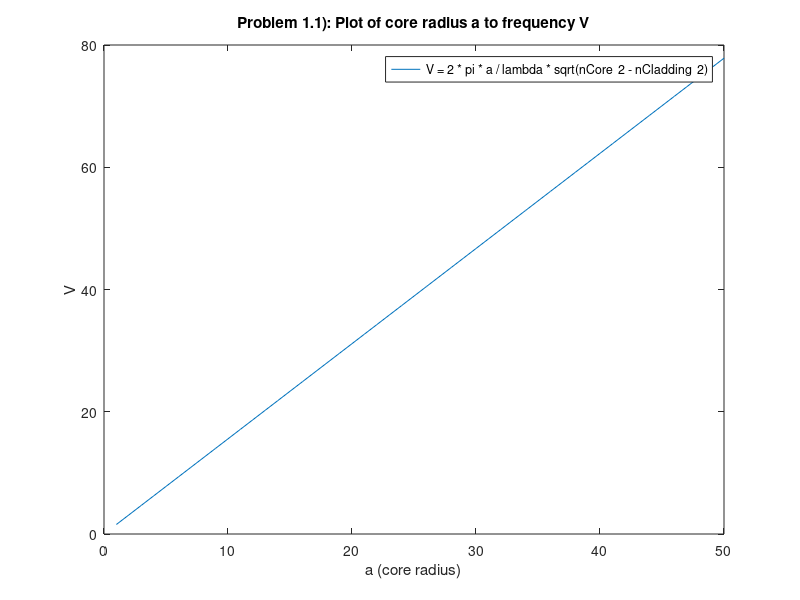
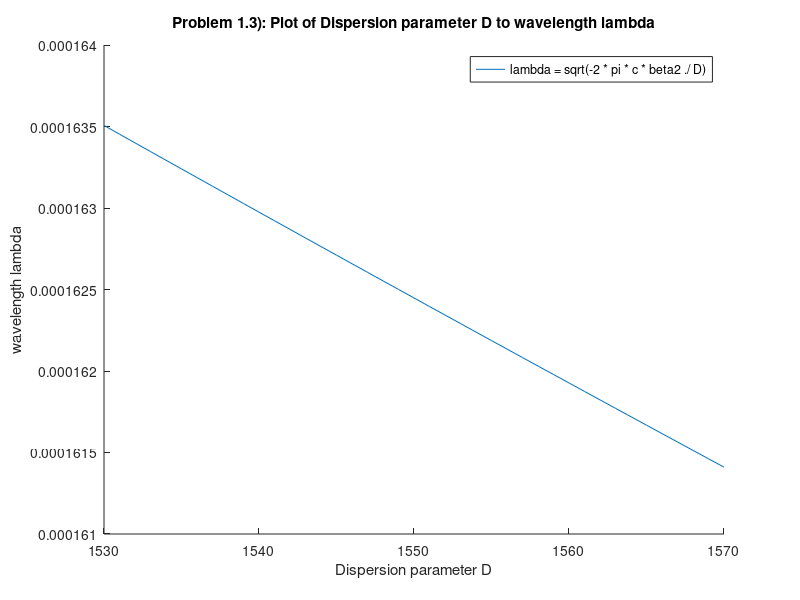
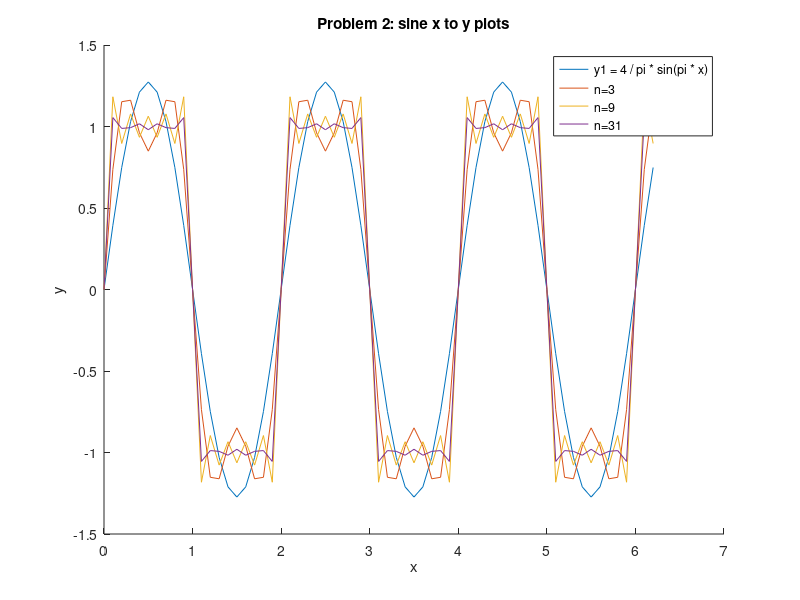
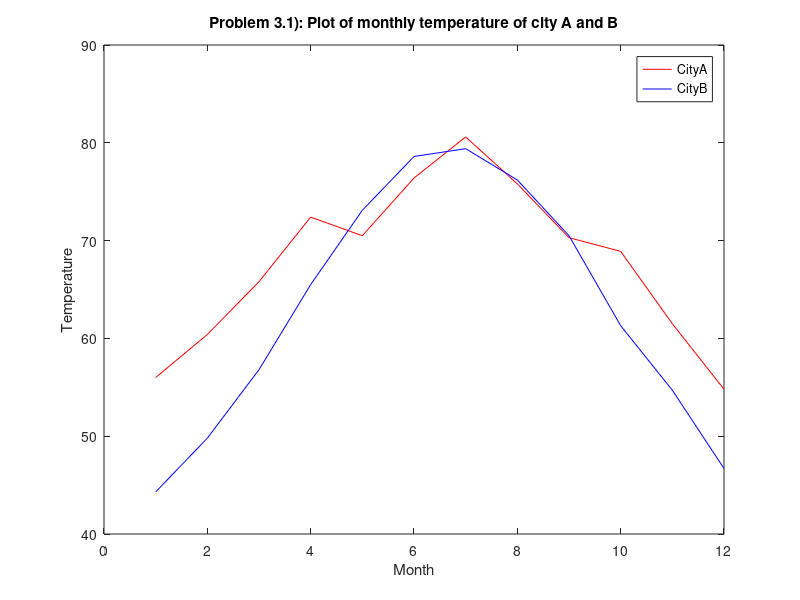

MATLAB code to generate these figures, in order: (Note: this script raises an error after producing the figures.)
%	Academic License

% Engineering 006 Homework
%
% These programs, solves the 4 problems in homework 2 prompt.
% 
% Eng 6, Spring 2016
% Name: <Chengeng Xiao>
% Student ID: <913186040>
% Lab Section: <A07>
%% Problem 1:
% Problem 1.1
a1 = 1:1:50;
lambda1 = 1550 / 1000; %  ? in ?m
nCore1 = 1.5; % record nCore1
nCladding1 = 1.45; % record nCladding1
V1 = 2 * pi * a1 / lambda1 * sqrt(nCore1 ^ 2 - nCladding1 ^ 2); % Calculate V
figure(1); % Initialize figure 1
plot(a1, V1); % Draw plot
hold on; % hold the figure
title('Problem 1.1): Plot of core radius a to frequency V'); % set title
legend('V = 2 * pi * a / lambda * sqrt(nCore ^ 2 - nCladding ^ 2)'); % set legend
xlabel('a (core radius)'); % set x-axis
ylabel('V'); % set y-axis

% Problem 1.2
a2 = 2.405 / 2 / pi * lambda1 / sqrt(nCore1 ^ 2 - nCladding1 ^ 2); % Calcuate alpha2
fprintf('Problem 1.2):\n'); % Print with format
fprintf('The permissible radius design parameter for a single mode to propagate through such a fiber is %f.\n', a2); % Print with format

% Problem 1.3
beta2 = - 21.7 / 10 ^ 12; % Change ?2 into ps^2 / nm
c1 = 3 * 10 ^ 5; % Speed of wave
D1 = 1530:1:1570; % Dispersion parameter
lambda2 = sqrt(-2 * pi * c1 * beta2 ./ D1); % Calculate ?
figure(2) % Initialize figure 2
hold on; % hold the figure 
plot(D1, lambda2); % Draw plot
title('Problem 1.3): Plot of Dispersion parameter D to wavelength lambda'); % set title
legend('lambda = sqrt(-2 * pi * c * beta2 ./ D)'); % set legend
xlabel('Dispersion parameter D'); % set x-axis
ylabel('wavelength lambda'); % set y-axis
%% Problem 2:
% Problem 2.1
x1 = 0:0.1:2 * pi; % set list x1
y1 = 4 / pi * sin(pi * x1); % Calculate y1
sum = y1; % add y1 to sum
figure(3) % Initialize figure 3
hold on; % hold the figure 
plot(x1, sum); % Draw plot
title ('Problem 2: sine x to y plots'); % set title
legend ('y1 = 4 / pi * sin(pi * x)'); % set legend
xlabel ('x'); % set x-axis
ylabel ('y'); % set x-axis
ax1 = subplot(1,1,1); % set subplot
hold(ax1,'on'); % hold the subplot 

% Problem 2.2
x2 = 0:0.1:2 * pi; % set list x2
y2 = 4 / 3 / pi * sin(3 * pi * x2); % Calculate y2
sum = sum + y2; % add y2 to sum
plot(ax1, x2, sum); % Draw subplot
legend ({'y1 = 4 / pi * sin(pi * x)';'n=3'}); % set legend
hold(ax1,'on'); % hold subplot

% Problem 2.3
x3 = 0:0.1:2 * pi; % set list x3
y3 = 4 / 5 / pi * sin(5 * pi * x3) + 4 / 7 / pi * sin(7 * pi * x3) + 4 / 9 / pi * sin(9 * pi * x3); % Calculate y3
sum = sum + y3; % add y3 to sum
plot(ax1, x3, sum); % Draw subplot
legend ({'y1 = 4 / pi * sin(pi * x)';'n=3';'n=9'}); % set legend
hold(ax1,'on'); % hold subplot

% Problem 2.4
x4 = 0:0.1:2 * pi; % set list x4
y4 = 4 / 11 / pi * sin(11 * pi * x4) + 4 / 13 / pi * sin(13 * pi * x4) + 4 / 15 / pi * sin(15 * pi * x4) + 4 / 17 / pi * sin(17 * pi * x4) + 4 / 19 / pi * sin(19 * pi * x4) + 4 / 21 / pi * sin(21 * pi * x4) + 4 / 23 / pi * sin(23 * pi * x4) + 4 / 25 / pi * sin(25 * pi * x4) + 4 / 27 / pi * sin(27 * pi * x4) + 4 / 29 / pi * sin(29 * pi * x4) + 4 / 31 / pi * sin(31 * pi * x4); % Calculate y4
sum = sum + y4; % add y4 to sum
plot(ax1, x4, sum); % Draw subplot
legend ({'y1 = 4 / pi * sin(pi * x)';'n=3';'n=9';'n=31'}); % set legend
hold on; % hold the figure 
%% Problem 3
% Problem 3.1
temperatureCityA = [56.0, 60.4, 65.8, 72.4, 70.5, 76.4, 80.6, 75.8, 70.3, 68.9, 61.5, 54.8]; % Save temperature of city A in an array
temperatureCityB = [44.3, 49.8, 56.8, 65.5, 73.1, 78.6, 79.4, 76.2, 70.5, 61.3, 54.7, 46.7]; % Save temperature of city B in an array
month = 1:1:12; % set month
figure(4); % Initialize figure 4
plot(month, temperatureCityA, 'r', month, temperatureCityB, 'b'); % Draw plot
title('Problem 3.1): Plot of monthly temperature of city A and B'); % set title
legend ('CityA', 'CityB'); % set legend
xlabel ('Month'); % set x-axis
ylabel ('Temperature'); % set y-axis

% Problem 3.2
fprintf('Problem 3.2:\nThe hottest month in CityA is July, the temperature is 80.6.\n');

logicHotterB = temperatureCityA < temperatureCityB; % Find the months have higher temperature in CityB in comparision to CityA
hotterMonthsB = find(logicHotterB == 1); % Show the months with higher temperature in CityB
fprintf('logicHotterB:\n'); % Print with format
disp = logicHotterB; % Display logicHotterB
fprintf('The months have higher temperature in CityB in comparision to CityA.\n'); % Print with format
disp(hotterMonthsB) % Display hotterMonthsB

% Problem 3.3
tempDiff = CityBTemp - CityATemp; % Calculate the monthly temperature difference
leastDiff = min(abs(tempDiff)); % Find the minimun absolute difference
leastMonth = find(leastDiff == tempDiff); % Find the month of least difference
fprintf('Problem 3.3:\n'); % Print with format
fprintf('The month shows the least temperature difference is %d and the temperature difference is %f\n', leastMonth, leastDiff); % Print with format
%% Problem 4
% Problem 4.a
is = inputdlg('Please enter the scores'); % Get the input string
rawScores = str2float(is{:}); % Convert input string numbers in to a numeric array 
highestScore = max(rawScores); % Find the highest score
normScores = rawScores / highestScore * 100; % Normalize these scores and put it in a new row array
os = sprintf('Problem 4.a:\nThe raw scores are:\n'); % Overload output string into os
disp(os); % Display the output
disp(rawScores);  % Display the rawScores
os = sprintf('The normalized scores are:\n'); % Overload output string into os
disp(os); % Display the output
disp(normScores); % Display the normScores

% Problem 4.b.1
sumScore = sum(normScores); % Calculate the sum of scores
lengthScores = length(normScores); % Get the length of normScores array
avg1 = sumScore / lengthScores; % Calculate average in first way
fprintf('Problem 4.b.1:\nThe average value calculated by the first method is %f.\n', avg1); % Print the results with format

% Problem 4.b.2
avg2 = mean(normScores); % Calculate average of normScores array with the built-in average function
fprintf('Problem 4.b.2:\nThe average value calculated by the second method is %f.\n', avg2); % Print the results with format